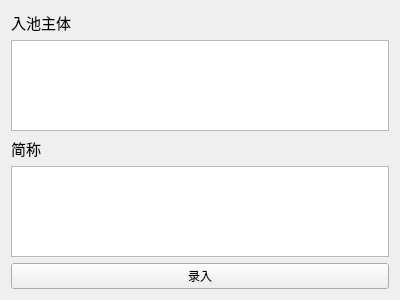
<?xml version="1.0" encoding="UTF-8"?>
<ui version="4.0">
 <class>Form</class>
 <widget class="QWidget" name="Form">
  <property name="geometry">
   <rect>
    <x>0</x>
    <y>0</y>
    <width>400</width>
    <height>300</height>
   </rect>
  </property>
  <property name="windowTitle">
   <string>Form</string>
  </property>
  <layout class="QVBoxLayout" name="verticalLayout">
   <item>
    <widget class="QLabel" name="label">
     <property name="font">
      <font>
       <pointsize>11</pointsize>
      </font>
     </property>
     <property name="text">
      <string>入池主体</string>
     </property>
    </widget>
   </item>
   <item>
    <widget class="QTextEdit" name="textEdit"/>
   </item>
   <item>
    <widget class="QLabel" name="label_2">
     <property name="font">
      <font>
       <pointsize>11</pointsize>
      </font>
     </property>
     <property name="text">
      <string>简称</string>
     </property>
    </widget>
   </item>
   <item>
    <widget class="QTextEdit" name="textEdit_2"/>
   </item>
   <item>
    <widget class="QPushButton" name="pushButton">
     <property name="text">
      <string>录入</string>
     </property>
    </widget>
   </item>
  </layout>
 </widget>
 <resources/>
 <connections/>
</ui>
